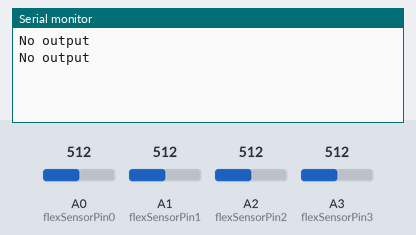
Recording of a sketch running on a simulated Arduino Leonardo, built with avr-gcc and run on an emulated ATmega32U4. On the bench: the last lines printed to the serial monitor. The test bench sets the inputs (shaded band); at power-on: A0 (flexSensorPin0) = 512, A1 (flexSensorPin1) = 512, A2 (flexSensorPin2) = 512, A3 (flexSensorPin3) = 512.

Above: at 5.8 s.
5.9 s: A0 (flexSensorPin0) set to 892
At 11.0 s:
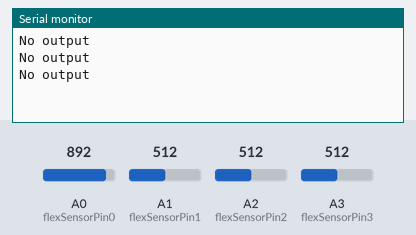
11.9 s: A0 (flexSensorPin0) set to 914
At 16.0 s:
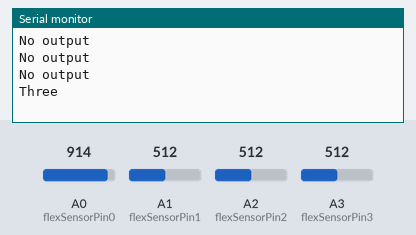

The sketch:

Test2.ino
```cpp
int flexSensorPin0 = A0; //analog pin 0
int flexSensorPin1 = A1; //analog pin 0
int flexSensorPin2 = A2; //analog pin 0
int flexSensorPin3 = A3; //analog pin 0


void setup(){
  Serial.begin(9600);

}

void loop(){
  int angle0 = analogRead(flexSensorPin0);
  int angle1 = analogRead(flexSensorPin1);
  int angle2 = analogRead(flexSensorPin2);
  int angle3 = analogRead(flexSensorPin3);


  if (angle3<800 && angle2>800 && angle1>800 && angle0<900)
  {Serial.println("Horn");
  delay (5000);
  }

  else if (angle3>800 && angle2>800 && angle1>800 && angle0>900)
  {Serial.println("Stop");
   delay (5000);
  }

  else if (angle3<800 && angle2<800 && angle1>800 && angle0>900)
  {Serial.println("Victory");
   delay (5000);
  }

  else if (angle3<800 && angle2>800 && angle1>800 && angle0>900)
  {Serial.println("One");
   delay (5000);
  }

   else if (angle3<800 && angle2<800 && angle1<800 && angle0>900)
  {Serial.println("Three");
   delay (5000);
  }

  else if (angle3>800 && angle2>800 && angle1<800 && angle0<900)
  {Serial.println("Coffee");
   delay (5000);
  }

   else
  {Serial.println("No output");
   delay (5000);
  }

  Serial.println();
}
```

Measured:
- the behaviour switches between 900 and 901 on A0 (flexSensorPin0) (found by bisection; images 1 and 2)
- after the input at 11.9 s, the serial monitor: prints a new line after 3.1 s (image 2)
